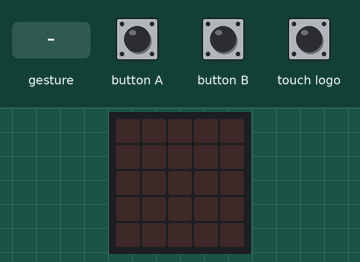
A program run on a simulated BBC micro:bit (MakeCode). Shown: the board's 5×5 LED display. The test bench sets the inputs (shaded band). A tilt is held for 1.5 s and a shake lasts 1 s, then the board lies face up again.

Above: at 1.2 s.
1.3 s: button A pressed for 0.15 s
At 2.0 s:
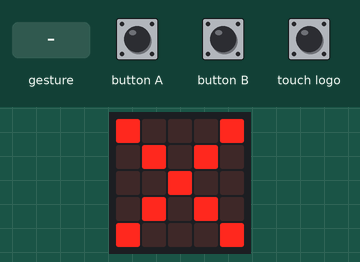
2.9 s: button B pressed for 0.15 s
At 4.2 s:
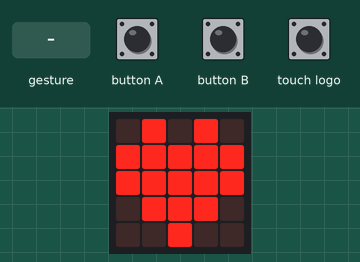
4.5 s: touch logo pressed for 0.15 s
At 5.7 s:
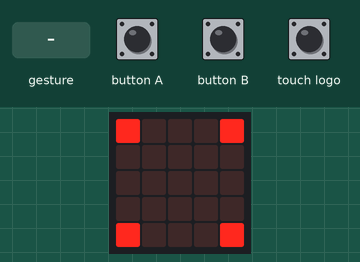
6.1 s: gesture 'shake'
At 7.5 s:
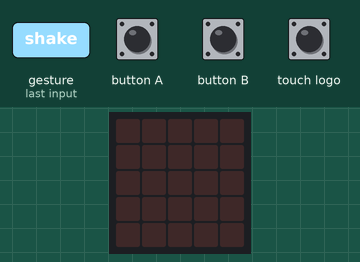
Timing chart, 0 to 8.8 s (numbered marks = the images above; inputs shaded):
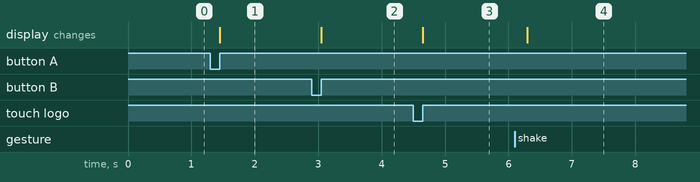

Measured:
- after the input at 1.3 s, the display: changes after 0.15 s (image 1)
- after the input at 2.9 s, the display: changes after 0.15 s (image 2)
- after the input at 4.5 s, the display: changes after 0.15 s (image 3)
- after the input at 6.1 s, the display: changes after 0.20 s (image 4)

The program:

main.ts
```typescript
input.onLogoEvent(TouchButtonEvent.Pressed, function () {
    basic.showLeds(`
        # . . . #
        . . . . .
        . . . . .
        . . . . .
        # . . . #
        `)
})
input.onButtonPressed(Button.A, function () {
    basic.showLeds(`
        # . . . #
        . # . # .
        . . # . .
        . # . # .
        # . . . #
        `)
})
input.onGesture(Gesture.Shake, function () {
    basic.clearScreen()
})
input.onButtonPressed(Button.B, function () {
    basic.showIcon(IconNames.Heart)
})
basic.forever(function () {

})
```

test.ts
```typescript
// aquí va el archivo "tests"; esto no se compilará cuando este paquete se utilice como una extensión.
```
